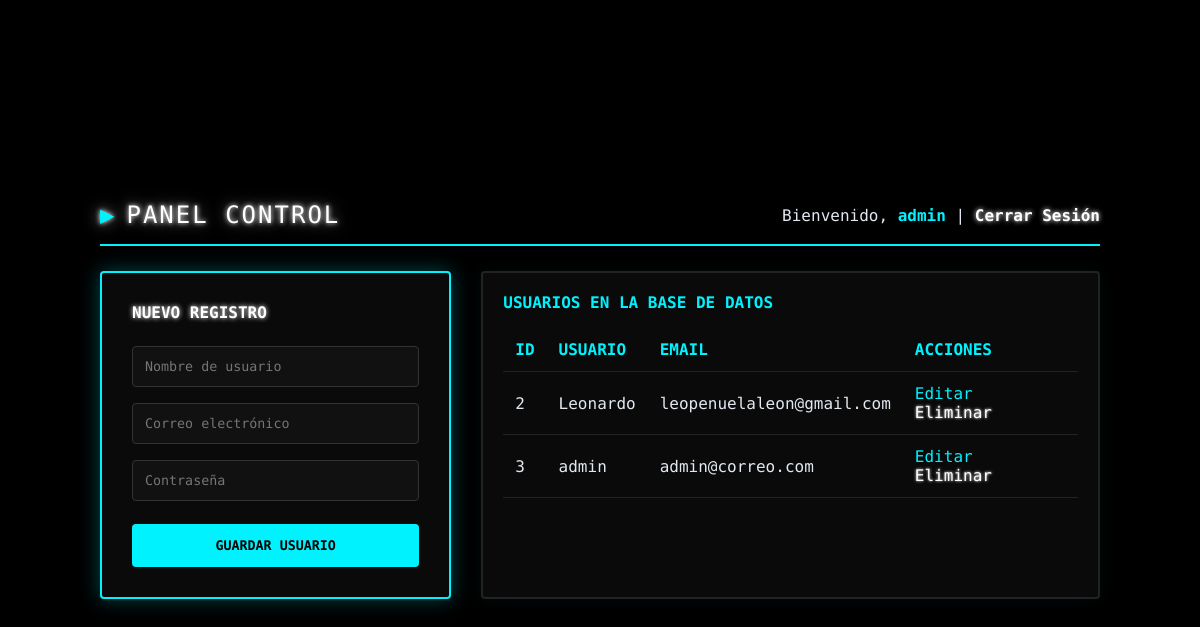
Page /dashboard.php (signed in) on the earlier database version.
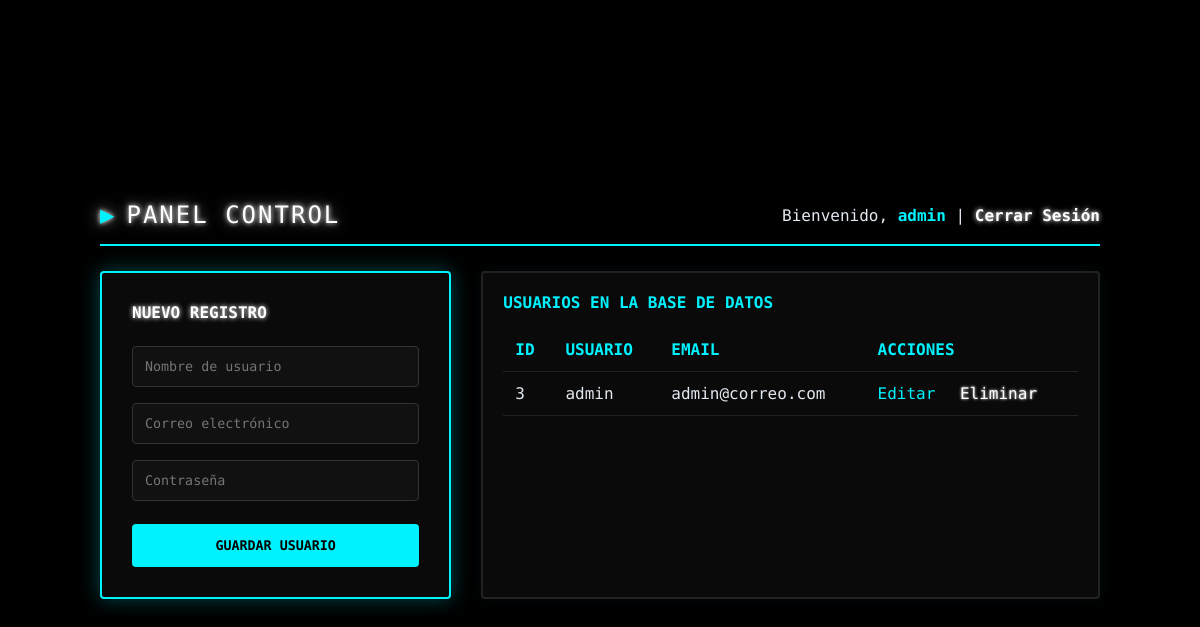
Same page on the later database version.
### tables this page shows
CREATE TABLE usuarios (
        id INTEGER PRIMARY KEY AUTOINCREMENT,
        usuario TEXT NOT NULL UNIQUE,
        password TEXT NOT NULL,
        email TEXT NOT NULL,
        created_at TEXT DEFAULT CURRENT_TIMESTAMP
    );

### dashboard.php (the view, shortened to what this page needs)
<?php
include 'conexion.php';
$resultado_usuarios = $conn->query("SELECT id, usuario, email FROM usuarios")->fetchAll(PDO::FETCH_ASSOC);
?>
<!DOCTYPE html>
<html lang="es">
<head>
    <link rel="stylesheet" href="estilos.css">
</head>
<body>
<div class="app-container">
    <div class="dashboard-layout">
        <div class="header-panel">
            <div class="neon-title" style="font-size: 24px; margin: 0;"><span class="pointer">▶</span>PANEL CONTROL</div>
            <div>
                <span>Bienvenido, <strong style="color: #00f2fe;"><?php echo htmlspecialchars($_SESSION['usuario']); ?></strong></span> |
                <a href="logout.php" style="color: #ffffff; text-shadow: 0 0 5px #fff; text-decoration: none; font-weight: bold;">Cerrar Sesión</a>
            </div>
        </div>
        <div class="main-content">
            <div class="box-container" style="height: fit-content; flex: 1; min-height: auto;">
                <h3 style="color: #fff; text-shadow: 0 0 5px #fff; font-size: 16px; margin-top:0;">NUEVO REGISTRO</h3>
                <form method="POST" action="">
                    <input type="text" name="nuevo_usuario" placeholder="Nombre de usuario" required>
                    <input type="email" name="nuevo_email" placeholder="Correo electrónico" required>
                    <input type="password" name="nuevo_password" placeholder="Contraseña" required>
                    <button type="submit" name="crear">GUARDAR USUARIO</button>
                </form>
            </div>
            <div class="table-box">
                <h3 style="color: #00f2fe; font-size: 16px; margin-top:0;">USUARIOS EN LA BASE DE DATOS</h3>
                <table>
                    <thead>
                        <tr>
                            <th>ID</th>
                            <th>USUARIO</th>
                            <th>EMAIL</th>
                            <th>ACCIONES</th>
                        </tr>
                    </thead>
                    <tbody>
                        <?php foreach($resultado_usuarios as $row): ?>
                        <tr>
                            <td><?php echo $row['id']; ?></td>
                            <td><?php echo htmlspecialchars($row['usuario']); ?></td>
                            <td><?php echo htmlspecialchars($row['email']); ?></td>
                            <td>
                                <a href="editar.php?id=<?php echo $row['id']; ?>" style="color: #00f2fe; text-decoration: none; margin-right: 15px;">Editar</a>
                                <a href="dashboard.php?eliminar=<?php echo $row['id']; ?>" onclick="return confirm('¿Eliminar registro?');" style="color: #ffffff; text-shadow: 0 0 3px #fff; text-decoration: none;">Eliminar</a>
                            </td>
                        </tr>
                        <?php endforeach; ?>
                    </tbody>
                </table>
            </div>
        </div>
    </div>
</div>
</body>
</html>

### estilos.css (style rules this page uses)
body { background-color: #000000; font-family: 'Fira Code', monospace; color: #e2e8f0; margin: 0; padding: 0; display: flex; min-height: 100vh; box-sizing: border-box; overflow-x: hidden; }
.app-container { flex: 1; display: flex; flex-direction: column; justify-content: center; align-items: center; padding: 40px; position: relative; }
.neon-title { font-size: 30px; color: #ffffff; text-align: center; margin-bottom: 25px; text-transform: uppercase; letter-spacing: 2px; text-shadow: 0 0 5px #ffffff, 0 0 15px rgba(255, 255, 255, 0.6); }
.box-container { background: #0a0a0a; border: 2px solid #00f2fe; box-shadow: 0 0 20px rgba(0, 242, 254, 0.3); padding: 30px; border-radius: 4px; width: 380px; position: relative; overflow: hidden; min-height: 340px; }
.pointer { color: #00f2fe; margin-right: 10px; display: inline-block; animation: pulse 0.8s infinite alternate; }
input[type="text"], input[type="password"], input[type="email"] { width: 100%; padding: 12px; margin: 8px 0; background: #111; border: 1px solid #333; color: #fff; border-radius: 4px; box-sizing: border-box; outline: none; font-family: inherit; }
button, input[type="submit"] { width: 100%; padding: 14px; background: #00f2fe; border: none; color: #000; font-weight: bold; text-transform: uppercase; border-radius: 4px; cursor: pointer; margin-top: 15px; font-family: inherit; transition: all 0.2s ease; }
.dashboard-layout { width: 100%; max-width: 1000px; }
.header-panel { display: flex; justify-content: space-between; align-items: center; border-bottom: 2px solid #00f2fe; padding-bottom: 15px; margin-bottom: 25px; }
.main-content { display: flex; gap: 30px; width: 100%; }
.table-box { background: #0a0a0a; border: 2px solid #222; padding: 20px; border-radius: 4px; flex: 2; box-shadow: 0 0 15px rgba(0, 242, 254, 0.05); }
table { width: 100%; border-collapse: collapse; }
th, td { padding: 12px; text-align: left; border-bottom: 1px solid #222; }
th { color: #00f2fe; text-transform: uppercase; }

Differences in the rows shown:
removed usuarios: id "2", usuario "Leonardo", email "leopenuelaleon@gmail.com"
